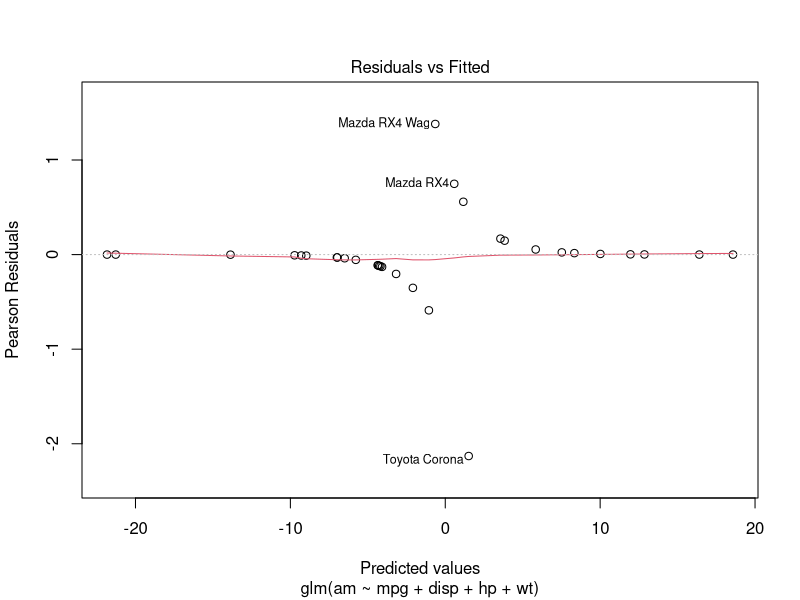
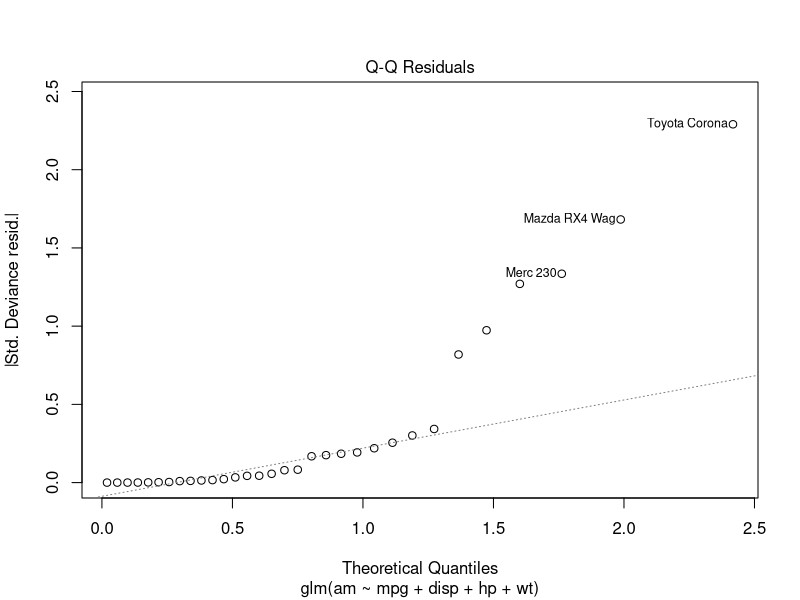
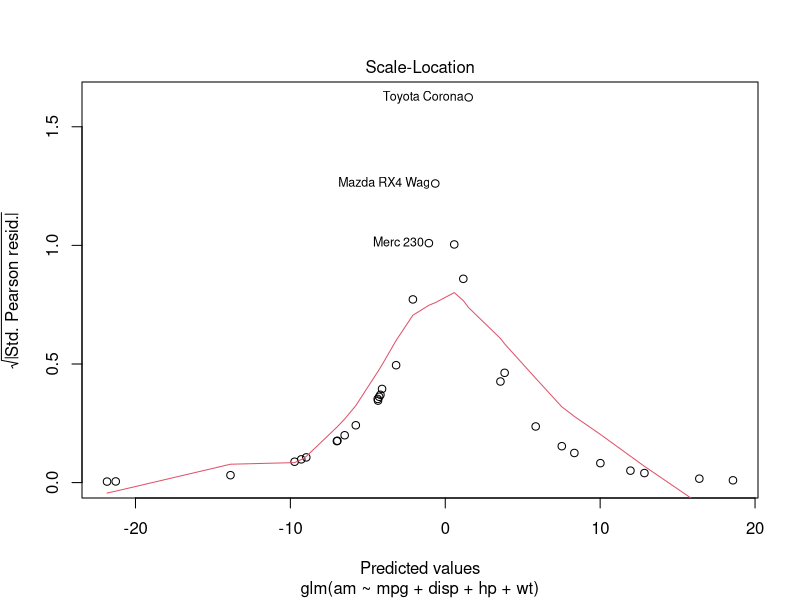
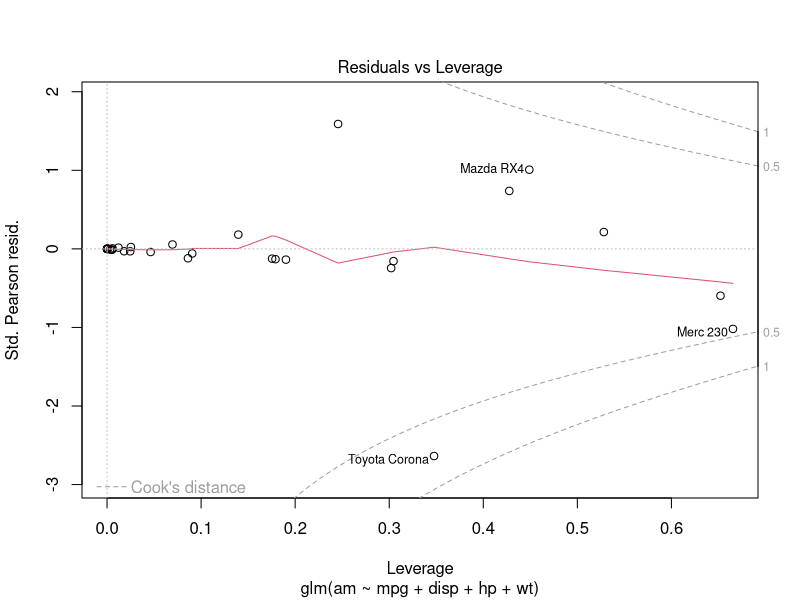
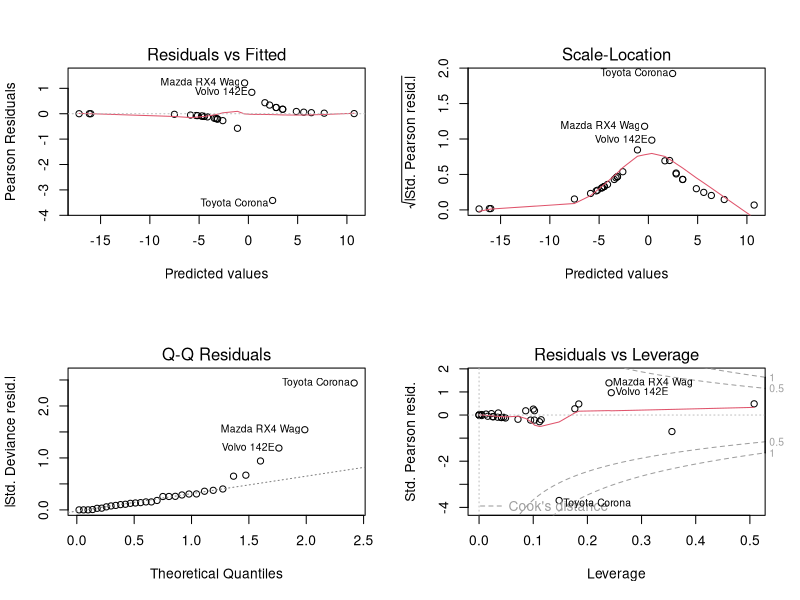

Here is the R script that generated these plots, in order:
mtcars
summary(mtcars)
str(mtcars)
lm1 = glm(formula = am ~ ., data = mtcars, family = binomial )
lm1
dim(mtcars)
(t=table(mtcars$am))
(sum1 = addmargins(t))
(prop1 = prop.table(t))
?mtcars
# automatic car percentage is 59.375 and manual is 40.625
lm0 = glm(am~1, data=mtcars, family = binomial)
lm0
odds = exp(-0.3795)
odds
summary(lm1)
lm2= glm(am~mpg+disp+hp+wt, data = mtcars, family = binomial)
summary(lm2)
anova(lm2)
plot(lm2)
# for resetting the plot area
layout(matrix(c(1,2,3,4),2,2))
#second model
lm3 = glm(am~ mpg+hp+wt, data = mtcars, family = binomial)
summary(lm3)
lm4 = glm(am~hp+wt, data = mtcars, family = binomial)
summary(lm4)
lm5 = glm(am~mpg+wt, data = mtcars, family = binomial)
summary(lm5)
lm6 = glm(am~mpg+hp, data = mtcars, family = binomial)
summary(lm6)
lm7=glm(am~wt+hp+cyl,data = mtcars, family = binomial)
summary(lm7)

# Predicting the Test set results
prob_pred = predict(lm3, type = 'response', newdata= mtcars[,c(1,4,6)])
(y_pred = ifelse(prob_pred > 0.5, 1, 0))

# Making the Confusion Matrix
cm = table(mtcars$am, y_pred)
cm
30/32

prob_pred1 = predict(lm4, type = 'response', newdata = mtcars[,c('wt','hp')])
(prob_pred1 = round(prob_pred1,2))
(y_pred1 = ifelse(prob_pred1>0.5,1,0) )
cm1 = table(mtcars$am, y_pred1)
cm1
plot(lm4)
#to compare the values
cbind(mtcars$am,mtcars$wt, mtcars$hp, prob_pred1,y_pred1)
#creating a test data by creating a data frame and predicting the probability
newdata = data.frame(wt=3.85,hp = 175)
predict(lm4, newdata, type= 'response')
caret::confusionMatrix(cm1)
#correlation between the two variables
car::vif(lm3)
sqrt(car::vif(lm3))>2
